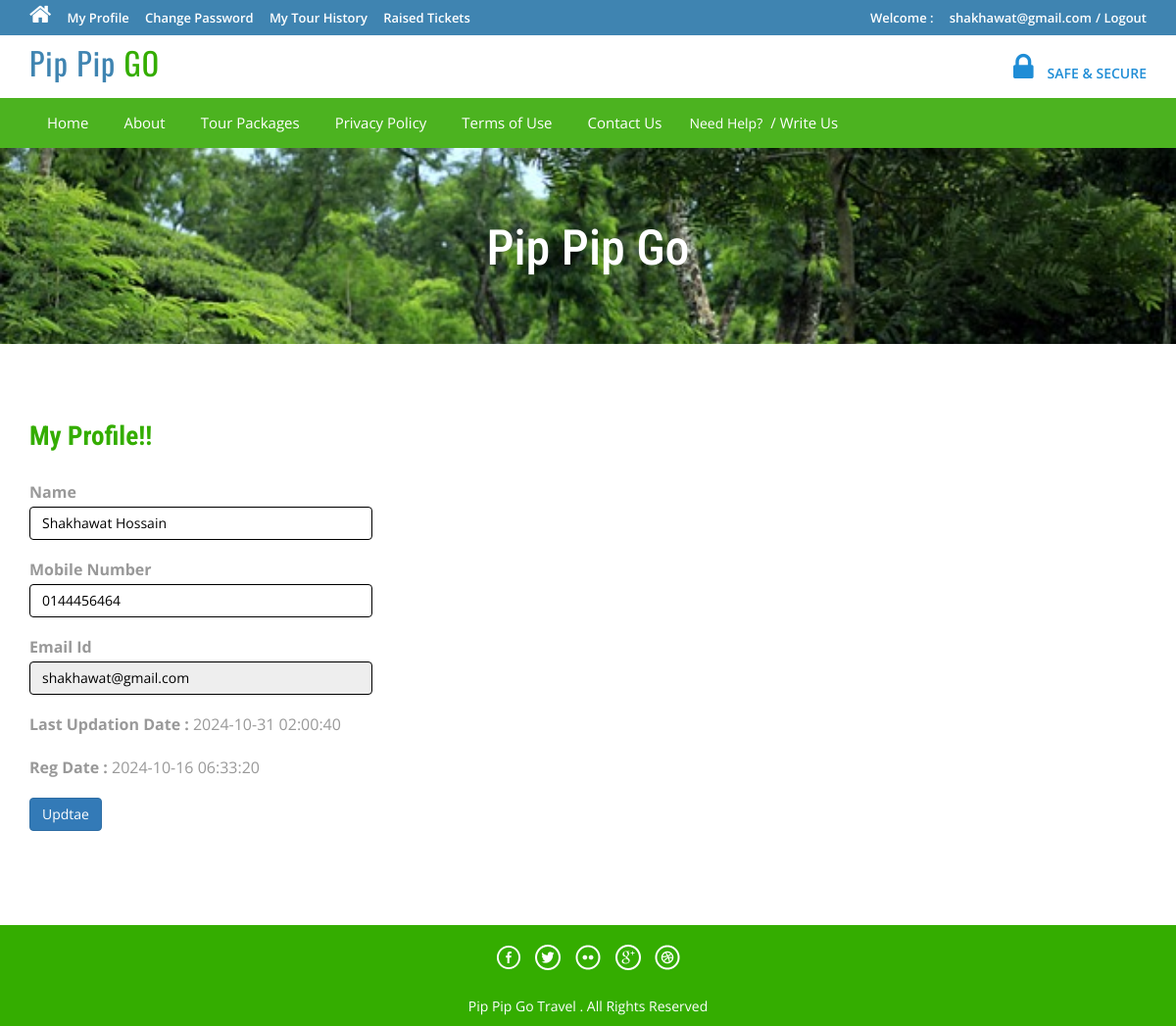
Page /profile.php (signed in) on the committed database.
### tables this page shows
CREATE TABLE `tblusers` (
  `id` int(11) NOT NULL,
  `FullName` varchar(100) DEFAULT NULL,
  `MobileNumber` char(10) DEFAULT NULL,
  `EmailId` varchar(70) DEFAULT NULL,
  `Password` varchar(100) DEFAULT NULL,
  `RegDate` timestamp NULL DEFAULT current_timestamp(),
  `UpdationDate` timestamp NULL DEFAULT NULL ON UPDATE current_timestamp()
);

### profile.php (the view, shortened to what this page needs)
<?php
include('includes/config.php');
if(strlen($_SESSION['login'])==0)
	{
header('location:index.php');
}
else{
?>
<!DOCTYPE HTML>
<html>
<head>
<link href="css/bootstrap.css" rel='stylesheet' type='text/css' />
<link href="css/style.css" rel='stylesheet' type='text/css' />
<link href="css/font-awesome.css" rel="stylesheet">
<link href="css/animate.css" rel="stylesheet" type="text/css" media="all">
</head>
<body>
<div class="top-header">
<?php include('includes/header.php');?>
<div class="banner-1 ">
	<div class="container">
		<h1 class="wow zoomIn animated animated" data-wow-delay=".5s" style="visibility: visible; animation-delay: 0.5s; animation-name: zoomIn;">Pip Pip Go</h1>
	</div>
</div>
<div class="privacy">
	<div class="container">
		<h3 class="wow fadeInDown animated animated" data-wow-delay=".5s" style="visibility: visible; animation-delay: 0.5s; animation-name: fadeInDown;">My Profile!!</h3>
		<form name="chngpwd" method="post">
<?php
$useremail=$_SESSION['login'];
$sql = "SELECT * from tblusers where EmailId=:useremail";
$query = $dbh -> prepare($sql);
$query -> bindParam(':useremail',$useremail, PDO::PARAM_STR);
$query->execute();
$results=$query->fetchAll(PDO::FETCH_OBJ);
if($query->rowCount() > 0)
{
foreach($results as $result)
{	?>
	<p style="width: 350px;">
			<b>Name</b>  <input type="text" name="name" value="<?php echo htmlentities($result->FullName);?>" class="form-control" id="name" required="">
	</p>
<p style="width: 350px;">
<b>Mobile Number</b>
<input type="text" class="form-control" name="mobileno" maxlength="10" value="<?php echo htmlentities($result->MobileNumber);?>" id="mobileno"  required="">
</p>
<p style="width: 350px;">
<b>Email Id</b>
	<input type="email" class="form-control" name="email" value="<?php echo htmlentities($result->EmailId);?>" id="email" readonly>
			</p>
<p style="width: 350px;">
<b>Last Updation Date : </b>
<?php echo htmlentities($result->UpdationDate);?>
</p>
<p style="width: 350px;">
<b>Reg Date :</b>
<?php echo htmlentities($result->RegDate);?>
			</p>
<?php }} ?>
			<p style="width: 350px;">
<button type="submit" name="submit6" class="btn-primary btn">Updtae</button>
			</p>
			</form>
	</div>
</div>
<?php include('includes/footer.php');?>
</body>
</html>
<?php } ?>

### css/style.css (style rules this page uses)
html, body { font-size: 100%; background: #fff; font-family: 'Open Sans', sans-serif; }
h1,h2,h3,h4,h5,h6 { margin:0; font-family: 'Roboto Condensed', sans-serif; }
p { margin:0; }
.top-header { background-color: #3F84B1; border-bottom: 0 none; height: 36px; line-height: 35px; }
.banner-1 { background: url(../images/bd2.jpg)no-repeat; background-size: cover; -webkit-background-size: cover; -o-background-size: cover; -ms-background-size: cover; -moz-background-size: cover; min-height:200px; }
.banner-1 h1 { font-size: 50px; margin-bottom: 40px; padding: 1.5em 0 0; text-align: center; color: #ffffff; }
.privacy h3 { color: #34AD00; font-size: 1.7em; font-weight: 700; margin-bottom: 1em; }
.privacy { padding: 5em 0; }
.privacy p { font-size: 1em; line-height: 1.8em; color: #999; margin: 1em 0; }

### rows in the picture
tblusers: name "Shakhawat Hossain", mobileno "0144456464", email "shakhawat@gmail.com", UpdationDate "2024-10-31 02:00:40", RegDate "2024-10-16 06:33:20"

### other values in the picture
$_SESSION['login'] "shakhawat@gmail.com"
